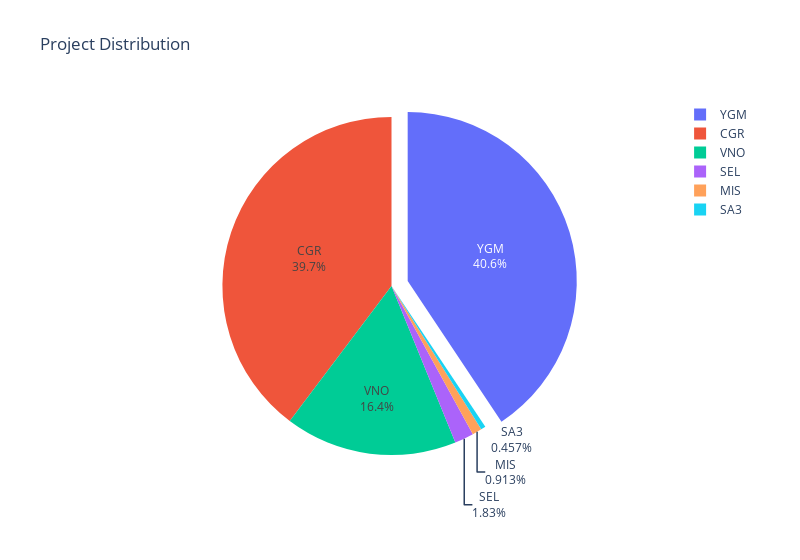

Notebook code for this chart:
### Code cell
fig = go.Figure()
fig.add_trace(go.Pie(labels=df["Project"].value_counts().index, values=df["Project"].value_counts().values,
                     textinfo='label+percent', pull=[0.1, 0, 0]))  # Adjust the pull parameter as needed
fig.update_layout(title='Project Distribution', width=800)
fig.show()

### Figure 1 — Plotly figure (JSON) as saved in the notebook; plotly's stock layout.template omitted (floating-point values rounded to 4 significant figures)
{"data": [{"labels": ["YGM", "CGR", "VNO", "SEL", "MIS", "SA3"], "pull": [0.1, 0, 0], "textinfo": "label+percent", "type": "pie", "values": [89, 87, 36, 4, 2, 1]}], "layout": {"title": {"text": "Project Distribution"}, "width": 800}}
